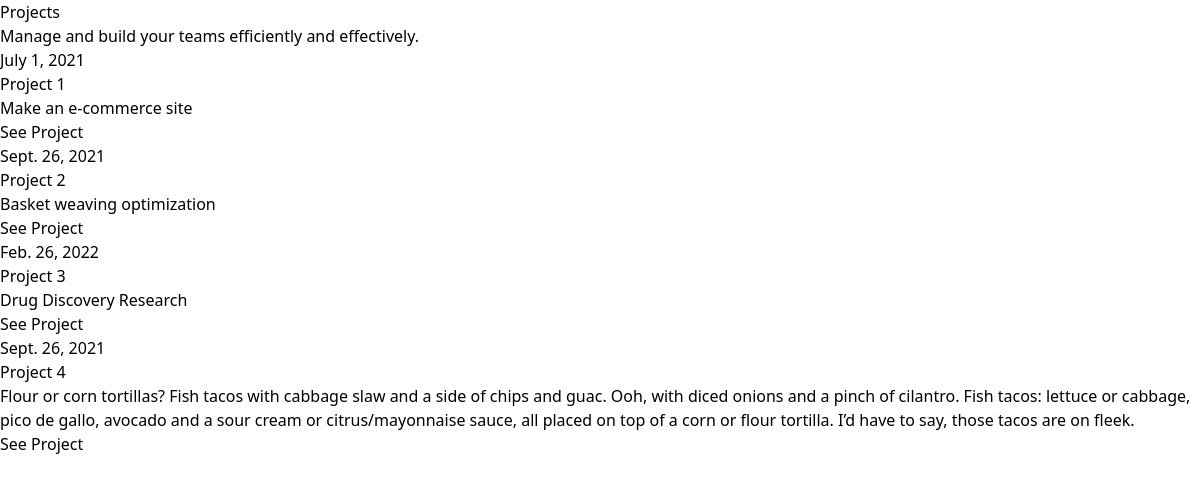
Before: /projects with the older database file.
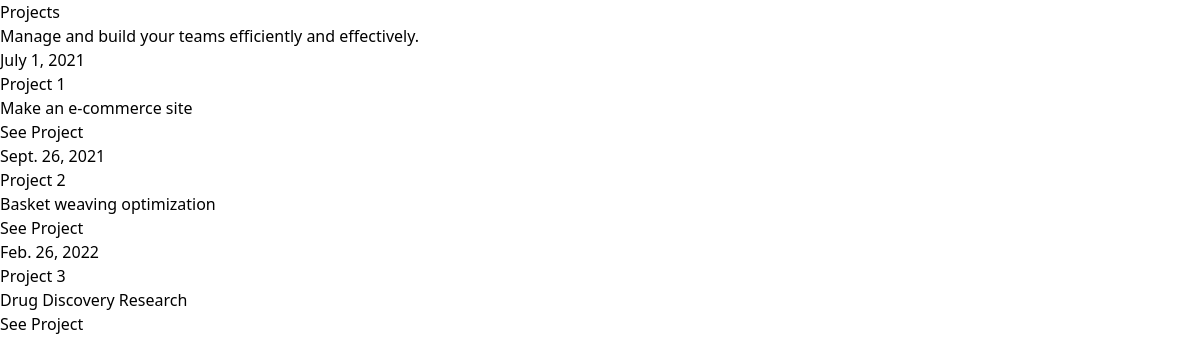
After: the same page with the newer database file.
### team_finder/models.py (models this page shows, shortened)
class Project(models.Model):
    name = models.CharField(max_length=100)
    description = models.TextField()
    start_date = models.DateField()
    end_date = models.DateField()
    skills_req = models.ManyToManyField(Skill)
    team = models.ManyToManyField('Team')
    slug = models.SlugField(db_index=True)

### team_finder/views.py (the view)
# urls.py: path('projects', views.ProjectsView.as_view(), name='projects'),
class ProjectsView(ListView):
    model = Project
    template_name = 'team_finder/projects.html'
    context_object_name = 'projects'

### team_finder/templates/team_finder/projects.html
{% extends 'base.html' %}
{% block content %}
<div class="bg-white pt-16 pb-20 px-4 sm:px-6 lg:pt-24 lg:pb-28 lg:px-8">
  <div class="relative max-w-lg mx-auto divide-y-2 divide-gray-200 lg:max-w-7xl">
    <div>
      <h2 class="text-3xl tracking-tight font-extrabold text-gray-900 sm:text-4xl">
        Projects
      </h2>
      <div class="mt-3 sm:mt-4 lg:grid lg:grid-cols-2 lg:gap-5 lg:items-center">
        <p class="text-xl text-gray-500">
          Manage and build your teams efficiently and effectively.
        </p>
      </div>
    </div>
    <div class="mt-6 pt-10 grid gap-16 lg:grid-cols-2 lg:gap-x-5 lg:gap-y-12">
       {% for project in projects %}
        <div>
          <p class="text-sm text-gray-500">
            <time datetime="2020-03-10">{{ project.start_date }}</time>
          </p>
          <a href="{% url 'project-detail' project.slug %}" class="mt-2 block">
            <p class="text-xl font-semibold text-gray-900">
              {{ project.name}}
            </p>
            <p class="mt-3 text-base text-gray-500">
                {{ project.description }}
            </p>
          </a>
          <div class="mt-3">
            <a href="{% url 'project-detail' project.slug %}" class="text-base font-semibold text-indigo-600 hover:text-indigo-500">
              See Project
            </a>
          </div>
        </div>
  {% endfor %}
    </div>
  </div>
</div>
{% endblock %}

Changed rows visible on the page:
removed Project: start_date "Sept. 26, 2021", name "Project 4", description "Flour or corn tortillas? Fish tacos with cabbage slaw and a side of chips and guac. Ooh, with diced onions and a pinch of cilantro. Fish tacos: lettuce or cabbage, pico de gallo, avocado and a sour cream or citrus/mayonnaise sauce, all placed on top of a corn or flour tortilla. I’d have to say, those tacos are on fleek."
